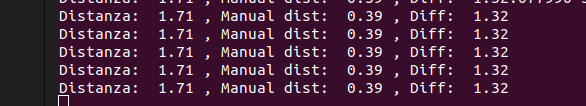
#> input picture other/camera_calibration/image.png, 586 x 106 px; its folder holds 4 pictures in this run
$ python calibrate.py
#> lines starting #> are read from the running program, lines starting #| are printed output that depends on the picture; after the words box and inside, x2 and y2 are one past the last pixel; in counts of white or black regions, pixels touching at a corner belong together
# [50 lines of commented-out code are left out]

import numpy as np
import cv2 as cv
import glob

# termination criteria
criteria = (cv.TERM_CRITERIA_EPS + cv.TERM_CRITERIA_MAX_ITER, 30, 0.001)
chessboard_size = (7, 9)  # Numero di angoli interni della scacchiera

# prepare object points, like (0,0,0), (1,0,0), (2,0,0) ....,(6,5,0)
objp = np.zeros((chessboard_size[0]*chessboard_size[1], 3), np.float32)
objp[:, :2] = np.mgrid[0:chessboard_size[0], 0:chessboard_size[1]].T.reshape(-1, 2)

# Arrays to store object points and image points from all the images.
objpoints = []  # 3d point in real world space
imgpoints = []  # 2d points in image plane.

images = glob.glob('image*.png')

for fname in images:
    img = cv.imread(fname)
#> img is the input picture: shape (106, 586, 3); mean B, G, R 57.3, 32.6, 68.8
    gray = cv.cvtColor(img, cv.COLOR_BGR2GRAY)
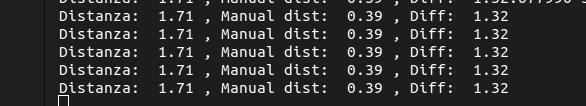
#> gray: shape (106, 586); min 9, max 255, mean 46.5

    # Find the chess board corners
    ret, corners = cv.findChessboardCorners(gray, chessboard_size, None)
#> ret = False; corners = None

    # If found, add object points, image points (after refining them)
    if ret == True:
        objpoints.append(objp)

        corners2 = cv.cornerSubPix(gray, corners, (11, 11), (-1, -1), criteria)
        imgpoints.append(corners2)

        # Draw and display the corners
        cv.drawChessboardCorners(img, chessboard_size, corners2, ret)
        cv.imshow('img', img)
        cv.waitKey(500)
#> pass 2 of the loop `for fname in images:`:
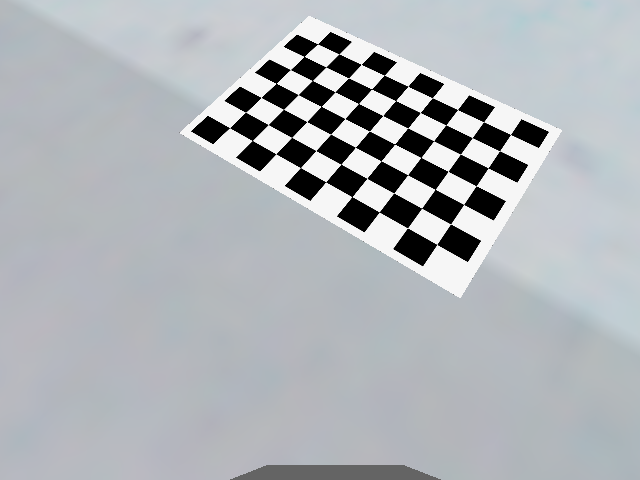
#> input picture other/camera_calibration/image0.png, 640 x 480 px
#> img is the input picture: shape (480, 640, 3); mean B, G, R 183.9, 179.5, 175.3
#> gray: shape (480, 640)
#> ret = True; corners = 63 rows, first 8: [229.7, 127.7], [245.5, 112.1], [261.1, 97.41], [276.2, 83.3], [290.4, 69.57], [304.2, 56.38], [317.6, 43.91], [252.3, 140.4]
#> corners2 = 63 rows, first 8: [229.6, 127.7], [245.5, 112.3], [261, 97.42], [276.2, 83.39], [290.4, 69.56], [304.2, 56.4], [317.6, 43.84], [252.3, 140.5]
#> `cv.drawChessboardCorners(img, chessboard_size, corners2, ret)`:
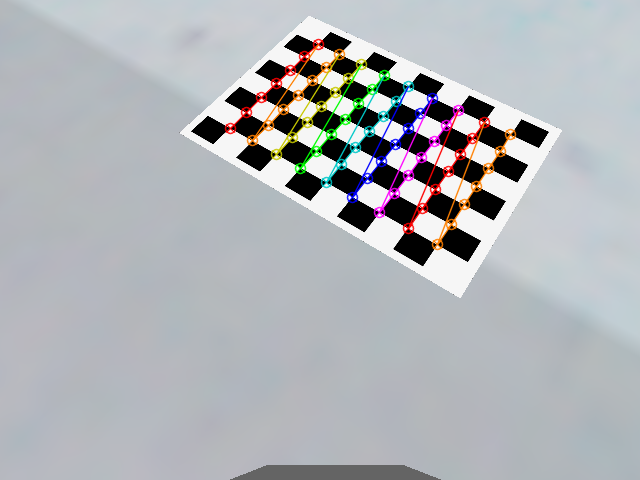
#> img: shape (480, 640, 3); 3.37% of pixels changed, all inside (x1, y1, x2, y2) = (224, 38, 517, 251)
#> pass 3 of the loop `for fname in images:`:
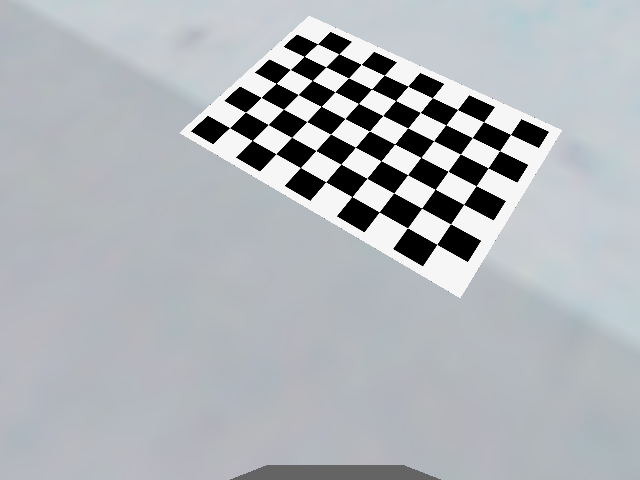
#> input picture other/camera_calibration/image1.png, 640 x 480 px
#> img is the input picture: shape (480, 640, 3); mean B, G, R 183.9, 179.5, 175.3
#> corners = 63 rows, first 8: [229.6, 127.7], [245.4, 112.1], [261.2, 97.38], [276.2, 83.3], [290.3, 69.45], [304.2, 56.35], [317.6, 43.9], [252.3, 140.4]
#> corners2 = 63 rows, first 8: [229.6, 127.7], [245.5, 112.2], [261.1, 97.41], [276.2, 83.38], [290.4, 69.51], [304.2, 56.38], [317.6, 43.78], [252.2, 140.4]
#> `cv.drawChessboardCorners(img, chessboard_size, corners2, ret)`:
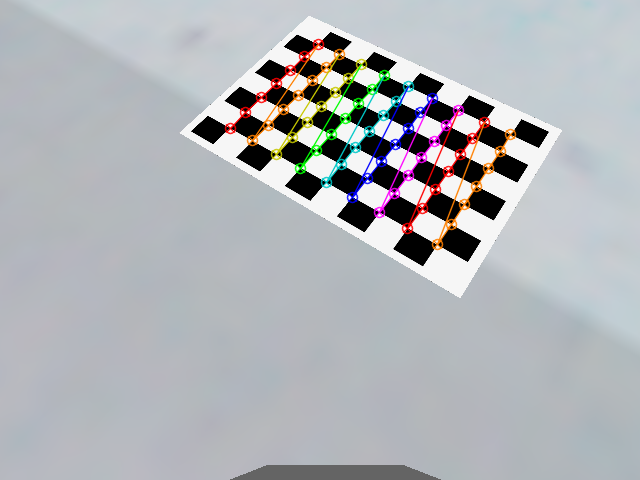
#> img: shape (480, 640, 3); 3.38% of pixels changed, all inside (x1, y1, x2, y2) = (224, 38, 517, 251)
#> the loop made 4 passes; the first 3 are shown

# # Imposta il formato di stampa per evitare la notazione scientifica
np.set_printoptions(suppress=True)

ret, mtx, dist, rvecs, tvecs = cv.calibrateCamera(
    objpoints, imgpoints, gray.shape[::-1], None, None)

print("Matrice della camera:\n", mtx)

cv.destroyAllWindows()
